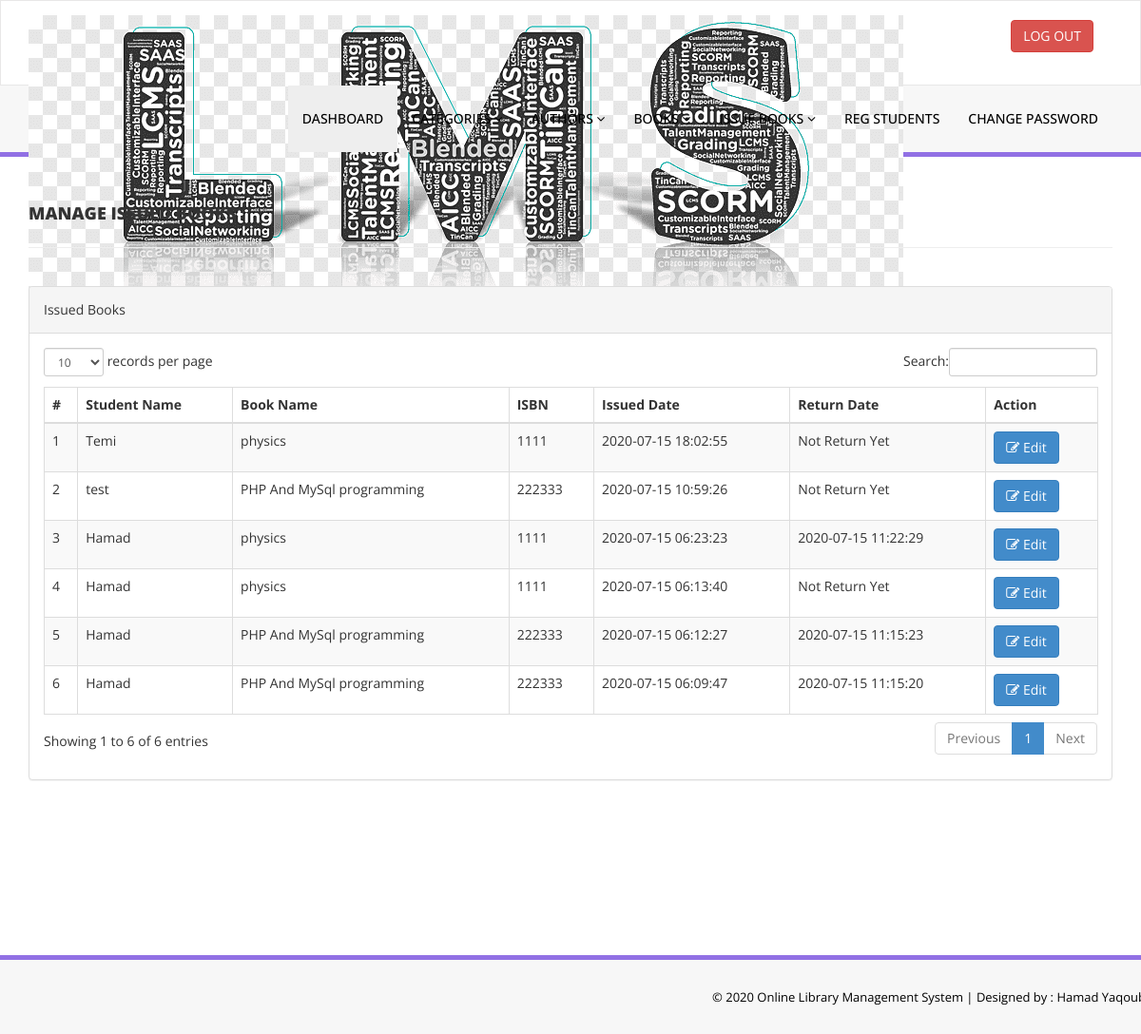
/library/admin/manage-issued-books.php (signed in), run on the app's committed database.
### tables this page shows
CREATE TABLE `tblissuedbookdetails` (
  `id` int(11) NOT NULL,
  `BookId` int(11) DEFAULT NULL,
  `StudentID` varchar(150) DEFAULT NULL,
  `IssuesDate` timestamp NULL DEFAULT CURRENT_TIMESTAMP,
  `ReturnDate` timestamp NULL DEFAULT NULL ON UPDATE CURRENT_TIMESTAMP,
  `RetrunStatus` int(1) DEFAULT NULL,
  `fine` int(11) DEFAULT NULL
);

CREATE TABLE `tblstudents` (
  `id` int(11) NOT NULL,
  `StudentId` varchar(100) DEFAULT NULL,
  `FullName` varchar(120) DEFAULT NULL,
  `EmailId` varchar(120) DEFAULT NULL,
  `MobileNumber` char(11) DEFAULT NULL,
  `Password` varchar(120) DEFAULT NULL,
  `Status` int(1) DEFAULT NULL,
  `RegDate` timestamp NULL DEFAULT CURRENT_TIMESTAMP,
  `UpdationDate` timestamp NULL DEFAULT NULL ON UPDATE CURRENT_TIMESTAMP
);

CREATE TABLE `tblbooks` (
  `id` int(11) NOT NULL,
  `BookName` varchar(255) DEFAULT NULL,
  `CatId` int(11) DEFAULT NULL,
  `AuthorId` int(11) DEFAULT NULL,
  `ISBNNumber` int(11) DEFAULT NULL,
  `BookPrice` int(11) DEFAULT NULL,
  `RegDate` timestamp NULL DEFAULT CURRENT_TIMESTAMP,
  `UpdationDate` timestamp NULL DEFAULT NULL ON UPDATE CURRENT_TIMESTAMP
);

### library/admin/manage-issued-books.php (the view, shortened to what this page needs)
<?php
include('includes/config.php');
if(strlen($_SESSION['alogin'])==0)
    {
header('location:index.php');
}
else{
    ?>
<!DOCTYPE html>
<html xmlns="http://www.w3.org/1999/xhtml">
<head>
    <link href="assets/css/bootstrap.css" rel="stylesheet" />
    <link href="assets/css/font-awesome.css" rel="stylesheet" />
    <link href="assets/js/dataTables/dataTables.bootstrap.css" rel="stylesheet" />
    <link href="assets/css/style.css" rel="stylesheet" />
</head>
<body>
<?php include('includes/header.php');?>
    <div class="content-wrapper">
         <div class="container">
        <div class="row pad-botm">
            <div class="col-md-12">
                <h4 class="header-line">Manage Issued Books</h4>
    </div>
        </div>
            <div class="row">
                <div class="col-md-12">
                    <div class="panel panel-default">
                        <div class="panel-heading">
                          Issued Books
                        </div>
                        <div class="panel-body">
                            <div class="table-responsive">
                                <table class="table table-striped table-bordered table-hover" id="dataTables-example">
                                    <thead>
                                        <tr>
                                            <th>#</th>
                                            <th>Student Name</th>
                                            <th>Book Name</th>
                                            <th>ISBN </th>
                                            <th>Issued Date</th>
                                            <th>Return Date</th>
                                            <th>Action</th>
                                        </tr>
                                    </thead>
                                    <tbody>
<?php $sql = "SELECT tblstudents.FullName,tblbooks.BookName,tblbooks.ISBNNumber,tblissuedbookdetails.IssuesDate,tblissuedbookdetails.ReturnDate,tblissuedbookdetails.id as rid from  tblissuedbookdetails join tblstudents on tblstudents.StudentId=tblissuedbookdetails.StudentId join tblbooks on tblbooks.id=tblissuedbookdetails.BookId order by tblissuedbookdetails.id desc";
$query = $dbh -> prepare($sql);
$query->execute();
$results=$query->fetchAll(PDO::FETCH_OBJ);
$cnt=1;
if($query->rowCount() > 0)
{
foreach($results as $result)
{               ?>
                                        <tr class="odd gradeX">
                                            <td class="center"><?php echo htmlentities($cnt);?></td>
                                            <td class="center"><?php echo htmlentities($result->FullName);?></td>
                                            <td class="center"><?php echo htmlentities($result->BookName);?></td>
                                            <td class="center"><?php echo htmlentities($result->ISBNNumber);?></td>
                                            <td class="center"><?php echo htmlentities($result->IssuesDate);?></td>
                                            <td class="center"><?php if($result->ReturnDate=="")
                                            {
                                                echo htmlentities("Not Return Yet");
                                            } else {
                                            echo htmlentities($result->ReturnDate);
}
                                            ?></td>
                                            <td class="center">
                                            <a href="update-issue-bookdeails.php?rid=<?php echo htmlentities($result->rid);?>"><button class="btn btn-primary"><i class="fa fa-edit "></i> Edit</button>
                                            </td>
                                        </tr>
 <?php $cnt=$cnt+1;}} ?>
                                    </tbody>
                                </table>
                            </div>
                        </div>
                    </div>
                </div>
            </div>
    </div>
    </div>
  <?php include('includes/footer.php');?>
</body>
</html>
<?php } ?>

### library/admin/includes/header.php (shortened to what this page needs)
<div class="navbar navbar-inverse set-radius-zero" >
        <div class="container">
            <div class="navbar-header">
                <a class="navbar-brand">
                    <img src="assets/img/logo.png" />
                </a>
            </div>
            <div class="right-div">
                <a href="logout.php" class="btn btn-danger pull-right">LOG OUT</a>
            </div>
        </div>
    </div>
    <section class="menu-section">
        <div class="container">
            <div class="row ">
                <div class="col-md-12">
                    <div class="navbar-collapse collapse ">
                        <ul id="menu-top" class="nav navbar-nav navbar-right">
                            <li><a href="dashboard.php" class="menu-top-active">DASHBOARD</a></li>
                            <li>
                                <a href="#" class="dropdown-toggle" id="ddlmenuItem" data-toggle="dropdown"> Categories <i class="fa fa-angle-down"></i></a>
                            </li>
                            <li>
                                <a href="#" class="dropdown-toggle" id="ddlmenuItem" data-toggle="dropdown"> Authors <i class="fa fa-angle-down"></i></a>
                            </li>
 <li>
                                <a href="#" class="dropdown-toggle" id="ddlmenuItem" data-toggle="dropdown"> Books <i class="fa fa-angle-down"></i></a>
                            </li>
                           <li>
                                <a href="#" class="dropdown-toggle" id="ddlmenuItem" data-toggle="dropdown"> Issue Books <i class="fa fa-angle-down"></i></a>
                            </li>
                             <li><a href="reg-students.php">Reg Students</a></li>
  <li><a href="change-password.php">Change Password</a></li>
                        </ul>
                    </div>
                </div>
            </div>
        </div>
    </section>

### library/admin/includes/footer.php
<section class="footer-section">
     <div class="container">
         <div class="row">
             <div class="col-md-12">
                &copy; 2020 Online Library Management System |<a href="#" target="_blank"  > Designed by : Hamad Yaqoub</a>
             </div>
         </div>
     </div>
 </section>

### library/admin/assets/css/style.css (style rules this page uses)
.set-radius-zero { border-radius:0px; -moz-border-radius:0px; -webkit-border-radius:0px; }
.content-wrapper { margin-top: 40px; min-height:800px; padding-bottom:90px; }
.header-line { font-weight:900; padding-bottom:25px; border-bottom:1px solid #eeeeee; text-transform:uppercase; }
.pad-botm { padding-bottom:30px; }
.right-div { float: right; padding: 20px; }
#menu-top a { color:#000; text-decoration:none; font-weight:500; padding: 25px 15px 25px 15px; text-transform:uppercase; }
.menu-section { background-color: #f7f7f7; border-bottom:5px solid #9170E4; width:100% }
.menu-top-active { background-color:#eeeeee; }
.navbar-inverse { background-color: #FFF; border-color: rgba(155, 153, 153, 0.23); }
.navbar { min-height: 90px; margin-bottom: 0px; }
.footer-section { padding:25px 50px 25px 50px; color:#000; font-size:13px; background-color: #f7f7f7; text-align:right; border-top:5px solid #9170E4; }
.footer-section a, .footer-section a:hover { color:#000; }

### data on the page
tblissuedbookdetails: tblstudents.FullName "Temi", BookId.BookName "physics", BookId.ISBNNumber "1111", IssuesDate "2020-07-15 18:02:55"
tblissuedbookdetails: tblstudents.FullName "test", BookId.BookName "PHP And MySql programming", BookId.ISBNNumber "222333", IssuesDate "2020-07-15 10:59:26"
tblissuedbookdetails: tblstudents.FullName "Hamad", BookId.BookName "physics", BookId.ISBNNumber "1111", IssuesDate "2020-07-15 06:23:23", ReturnDate "2020-07-15 11:22:29"
tblissuedbookdetails: tblstudents.FullName "Hamad", BookId.BookName "physics", BookId.ISBNNumber "1111", IssuesDate "2020-07-15 06:13:40"
tblissuedbookdetails: tblstudents.FullName "Hamad", BookId.BookName "PHP And MySql programming", BookId.ISBNNumber "222333", IssuesDate "2020-07-15 06:12:27", ReturnDate "2020-07-15 11:15:23"
tblissuedbookdetails: tblstudents.FullName "Hamad", BookId.BookName "PHP And MySql programming", BookId.ISBNNumber "222333", IssuesDate "2020-07-15 06:09:47", ReturnDate "2020-07-15 11:15:20"
